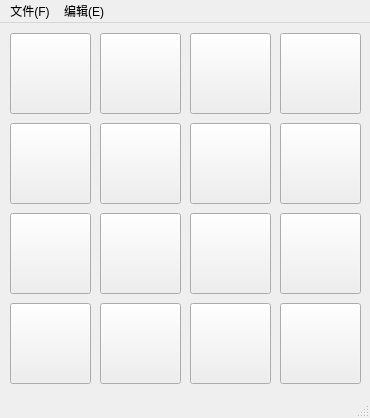
<?xml version="1.0" encoding="UTF-8"?>
<ui version="4.0">
 <class>QtWidgetsApplication1Class</class>
 <widget class="QMainWindow" name="QtWidgetsApplication1Class">
  <property name="geometry">
   <rect>
    <x>0</x>
    <y>0</y>
    <width>370</width>
    <height>418</height>
   </rect>
  </property>
  <property name="windowTitle">
   <string>数字华容道</string>
  </property>
  <widget class="QWidget" name="centralWidget">
   <widget class="QPushButton" name="_1">
    <property name="geometry">
     <rect>
      <x>10</x>
      <y>10</y>
      <width>81</width>
      <height>81</height>
     </rect>
    </property>
    <property name="font">
     <font>
      <pointsize>36</pointsize>
     </font>
    </property>
    <property name="text">
     <string/>
    </property>
   </widget>
   <widget class="QPushButton" name="_2">
    <property name="geometry">
     <rect>
      <x>100</x>
      <y>10</y>
      <width>81</width>
      <height>81</height>
     </rect>
    </property>
    <property name="font">
     <font>
      <pointsize>36</pointsize>
     </font>
    </property>
    <property name="text">
     <string/>
    </property>
   </widget>
   <widget class="QPushButton" name="_3">
    <property name="geometry">
     <rect>
      <x>190</x>
      <y>10</y>
      <width>81</width>
      <height>81</height>
     </rect>
    </property>
    <property name="font">
     <font>
      <pointsize>36</pointsize>
     </font>
    </property>
    <property name="text">
     <string/>
    </property>
   </widget>
   <widget class="QPushButton" name="_4">
    <property name="geometry">
     <rect>
      <x>280</x>
      <y>10</y>
      <width>81</width>
      <height>81</height>
     </rect>
    </property>
    <property name="font">
     <font>
      <pointsize>36</pointsize>
     </font>
    </property>
    <property name="text">
     <string/>
    </property>
   </widget>
   <widget class="QPushButton" name="_8">
    <property name="geometry">
     <rect>
      <x>280</x>
      <y>100</y>
      <width>81</width>
      <height>81</height>
     </rect>
    </property>
    <property name="font">
     <font>
      <pointsize>36</pointsize>
     </font>
    </property>
    <property name="text">
     <string/>
    </property>
   </widget>
   <widget class="QPushButton" name="_6">
    <property name="geometry">
     <rect>
      <x>100</x>
      <y>100</y>
      <width>81</width>
      <height>81</height>
     </rect>
    </property>
    <property name="font">
     <font>
      <pointsize>36</pointsize>
     </font>
    </property>
    <property name="text">
     <string/>
    </property>
   </widget>
   <widget class="QPushButton" name="_7">
    <property name="geometry">
     <rect>
      <x>190</x>
      <y>100</y>
      <width>81</width>
      <height>81</height>
     </rect>
    </property>
    <property name="font">
     <font>
      <pointsize>36</pointsize>
     </font>
    </property>
    <property name="text">
     <string/>
    </property>
   </widget>
   <widget class="QPushButton" name="_5">
    <property name="geometry">
     <rect>
      <x>10</x>
      <y>100</y>
      <width>81</width>
      <height>81</height>
     </rect>
    </property>
    <property name="font">
     <font>
      <pointsize>36</pointsize>
     </font>
    </property>
    <property name="text">
     <string/>
    </property>
   </widget>
   <widget class="QPushButton" name="_12">
    <property name="geometry">
     <rect>
      <x>280</x>
      <y>190</y>
      <width>81</width>
      <height>81</height>
     </rect>
    </property>
    <property name="font">
     <font>
      <pointsize>36</pointsize>
     </font>
    </property>
    <property name="text">
     <string/>
    </property>
   </widget>
   <widget class="QPushButton" name="_10">
    <property name="geometry">
     <rect>
      <x>100</x>
      <y>190</y>
      <width>81</width>
      <height>81</height>
     </rect>
    </property>
    <property name="font">
     <font>
      <pointsize>36</pointsize>
     </font>
    </property>
    <property name="text">
     <string/>
    </property>
   </widget>
   <widget class="QPushButton" name="_11">
    <property name="geometry">
     <rect>
      <x>190</x>
      <y>190</y>
      <width>81</width>
      <height>81</height>
     </rect>
    </property>
    <property name="font">
     <font>
      <pointsize>36</pointsize>
     </font>
    </property>
    <property name="text">
     <string/>
    </property>
   </widget>
   <widget class="QPushButton" name="_9">
    <property name="geometry">
     <rect>
      <x>10</x>
      <y>190</y>
      <width>81</width>
      <height>81</height>
     </rect>
    </property>
    <property name="font">
     <font>
      <pointsize>36</pointsize>
     </font>
    </property>
    <property name="text">
     <string/>
    </property>
   </widget>
   <widget class="QPushButton" name="_16">
    <property name="geometry">
     <rect>
      <x>280</x>
      <y>280</y>
      <width>81</width>
      <height>81</height>
     </rect>
    </property>
    <property name="font">
     <font>
      <pointsize>36</pointsize>
     </font>
    </property>
    <property name="text">
     <string/>
    </property>
   </widget>
   <widget class="QPushButton" name="_14">
    <property name="geometry">
     <rect>
      <x>100</x>
      <y>280</y>
      <width>81</width>
      <height>81</height>
     </rect>
    </property>
    <property name="font">
     <font>
      <pointsize>36</pointsize>
     </font>
    </property>
    <property name="text">
     <string/>
    </property>
   </widget>
   <widget class="QPushButton" name="_15">
    <property name="geometry">
     <rect>
      <x>190</x>
      <y>280</y>
      <width>81</width>
      <height>81</height>
     </rect>
    </property>
    <property name="font">
     <font>
      <pointsize>36</pointsize>
     </font>
    </property>
    <property name="text">
     <string/>
    </property>
   </widget>
   <widget class="QPushButton" name="_13">
    <property name="geometry">
     <rect>
      <x>10</x>
      <y>280</y>
      <width>81</width>
      <height>81</height>
     </rect>
    </property>
    <property name="font">
     <font>
      <pointsize>36</pointsize>
     </font>
    </property>
    <property name="text">
     <string/>
    </property>
   </widget>
  </widget>
  <widget class="QStatusBar" name="statusBar"/>
  <widget class="QMenuBar" name="menuBar">
   <property name="geometry">
    <rect>
     <x>0</x>
     <y>0</y>
     <width>370</width>
     <height>20</height>
    </rect>
   </property>
   <widget class="QMenu" name="menu">
    <property name="title">
     <string>文件(F)</string>
    </property>
    <addaction name="newfile"/>
    <addaction name="openfile"/>
    <addaction name="save"/>
    <addaction name="gen"/>
   </widget>
   <widget class="QMenu" name="menu_E">
    <property name="title">
     <string>编辑(E)</string>
    </property>
    <addaction name="solve"/>
    <addaction name="setting"/>
   </widget>
   <addaction name="menu"/>
   <addaction name="menu_E"/>
  </widget>
  <action name="newfile">
   <property name="icon">
    <iconset theme="QIcon::ThemeIcon::DocumentNew"/>
   </property>
   <property name="text">
    <string>新建(N)</string>
   </property>
   <property name="shortcut">
    <string>Ctrl+N</string>
   </property>
  </action>
  <action name="openfile">
   <property name="icon">
    <iconset theme="QIcon::ThemeIcon::FolderNew"/>
   </property>
   <property name="text">
    <string>打开(O)</string>
   </property>
   <property name="shortcut">
    <string>Ctrl+O</string>
   </property>
  </action>
  <action name="setting">
   <property name="icon">
    <iconset theme="QIcon::ThemeIcon::DriveOptical"/>
   </property>
   <property name="text">
    <string>设置(P)</string>
   </property>
   <property name="shortcut">
    <string>Ctrl+P</string>
   </property>
  </action>
  <action name="gen">
   <property name="icon">
    <iconset theme="QIcon::ThemeIcon::EditCopy"/>
   </property>
   <property name="text">
    <string>生成(G)</string>
   </property>
   <property name="shortcut">
    <string>Ctrl+G</string>
   </property>
  </action>
  <action name="save">
   <property name="icon">
    <iconset theme="QIcon::ThemeIcon::DocumentSave"/>
   </property>
   <property name="text">
    <string>保存(S)</string>
   </property>
   <property name="shortcut">
    <string>Ctrl+S</string>
   </property>
  </action>
  <action name="solve">
   <property name="icon">
    <iconset theme="QIcon::ThemeIcon::GoDown"/>
   </property>
   <property name="text">
    <string>求解(P)</string>
   </property>
   <property name="shortcut">
    <string>Ctrl+P</string>
   </property>
  </action>
 </widget>
 <layoutdefault spacing="6" margin="11"/>
 <resources>
  <include location="QtWidgetsApplication1.qrc"/>
 </resources>
 <connections>
  <connection>
   <sender>_1</sender>
   <signal>clicked()</signal>
   <receiver>QtWidgetsApplication1Class</receiver>
   <slot>_1Clicked()</slot>
   <hints>
    <hint type="sourcelabel">
     <x>43</x>
     <y>59</y>
    </hint>
    <hint type="destinationlabel">
     <x>50</x>
     <y>43</y>
    </hint>
   </hints>
  </connection>
  <connection>
   <sender>_2</sender>
   <signal>clicked()</signal>
   <receiver>QtWidgetsApplication1Class</receiver>
   <slot>_2Clicked()</slot>
   <hints>
    <hint type="sourcelabel">
     <x>135</x>
     <y>61</y>
    </hint>
    <hint type="destinationlabel">
     <x>193</x>
     <y>21</y>
    </hint>
   </hints>
  </connection>
  <connection>
   <sender>_3</sender>
   <signal>clicked()</signal>
   <receiver>QtWidgetsApplication1Class</receiver>
   <slot>_3Clicked()</slot>
   <hints>
    <hint type="sourcelabel">
     <x>223</x>
     <y>62</y>
    </hint>
    <hint type="destinationlabel">
     <x>292</x>
     <y>23</y>
    </hint>
   </hints>
  </connection>
  <connection>
   <sender>_4</sender>
   <signal>clicked()</signal>
   <receiver>QtWidgetsApplication1Class</receiver>
   <slot>_4Clicked()</slot>
   <hints>
    <hint type="sourcelabel">
     <x>311</x>
     <y>76</y>
    </hint>
    <hint type="destinationlabel">
     <x>370</x>
     <y>48</y>
    </hint>
   </hints>
  </connection>
  <connection>
   <sender>_5</sender>
   <signal>clicked()</signal>
   <receiver>QtWidgetsApplication1Class</receiver>
   <slot>_5Clicked()</slot>
   <hints>
    <hint type="sourcelabel">
     <x>53</x>
     <y>153</y>
    </hint>
    <hint type="destinationlabel">
     <x>3</x>
     <y>128</y>
    </hint>
   </hints>
  </connection>
  <connection>
   <sender>_6</sender>
   <signal>clicked()</signal>
   <receiver>QtWidgetsApplication1Class</receiver>
   <slot>_6Clicked()</slot>
   <hints>
    <hint type="sourcelabel">
     <x>143</x>
     <y>150</y>
    </hint>
    <hint type="destinationlabel">
     <x>95</x>
     <y>121</y>
    </hint>
   </hints>
  </connection>
  <connection>
   <sender>_7</sender>
   <signal>clicked()</signal>
   <receiver>QtWidgetsApplication1Class</receiver>
   <slot>_7Clicked()</slot>
   <hints>
    <hint type="sourcelabel">
     <x>227</x>
     <y>132</y>
    </hint>
    <hint type="destinationlabel">
     <x>186</x>
     <y>116</y>
    </hint>
   </hints>
  </connection>
  <connection>
   <sender>_8</sender>
   <signal>clicked()</signal>
   <receiver>QtWidgetsApplication1Class</receiver>
   <slot>_8Clicked()</slot>
   <hints>
    <hint type="sourcelabel">
     <x>317</x>
     <y>158</y>
    </hint>
    <hint type="destinationlabel">
     <x>272</x>
     <y>114</y>
    </hint>
   </hints>
  </connection>
  <connection>
   <sender>_9</sender>
   <signal>clicked()</signal>
   <receiver>QtWidgetsApplication1Class</receiver>
   <slot>_9Clicked()</slot>
   <hints>
    <hint type="sourcelabel">
     <x>49</x>
     <y>248</y>
    </hint>
    <hint type="destinationlabel">
     <x>1</x>
     <y>204</y>
    </hint>
   </hints>
  </connection>
  <connection>
   <sender>_10</sender>
   <signal>clicked()</signal>
   <receiver>QtWidgetsApplication1Class</receiver>
   <slot>_10Clicked()</slot>
   <hints>
    <hint type="sourcelabel">
     <x>161</x>
     <y>262</y>
    </hint>
    <hint type="destinationlabel">
     <x>97</x>
     <y>203</y>
    </hint>
   </hints>
  </connection>
  <connection>
   <sender>_11</sender>
   <signal>clicked()</signal>
   <receiver>QtWidgetsApplication1Class</receiver>
   <slot>_11Clicked()</slot>
   <hints>
    <hint type="sourcelabel">
     <x>237</x>
     <y>248</y>
    </hint>
    <hint type="destinationlabel">
     <x>185</x>
     <y>208</y>
    </hint>
   </hints>
  </connection>
  <connection>
   <sender>_12</sender>
   <signal>clicked()</signal>
   <receiver>QtWidgetsApplication1Class</receiver>
   <slot>_12Clicked()</slot>
   <hints>
    <hint type="sourcelabel">
     <x>316</x>
     <y>245</y>
    </hint>
    <hint type="destinationlabel">
     <x>277</x>
     <y>204</y>
    </hint>
   </hints>
  </connection>
  <connection>
   <sender>_13</sender>
   <signal>clicked()</signal>
   <receiver>QtWidgetsApplication1Class</receiver>
   <slot>_13Clicked()</slot>
   <hints>
    <hint type="sourcelabel">
     <x>49</x>
     <y>346</y>
    </hint>
    <hint type="destinationlabel">
     <x>2</x>
     <y>297</y>
    </hint>
   </hints>
  </connection>
  <connection>
   <sender>_14</sender>
   <signal>clicked()</signal>
   <receiver>QtWidgetsApplication1Class</receiver>
   <slot>_14Clicked()</slot>
   <hints>
    <hint type="sourcelabel">
     <x>149</x>
     <y>329</y>
    </hint>
    <hint type="destinationlabel">
     <x>98</x>
     <y>295</y>
    </hint>
   </hints>
  </connection>
  <connection>
   <sender>_15</sender>
   <signal>clicked()</signal>
   <receiver>QtWidgetsApplication1Class</receiver>
   <slot>_15Clicked()</slot>
   <hints>
    <hint type="sourcelabel">
     <x>214</x>
     <y>344</y>
    </hint>
    <hint type="destinationlabel">
     <x>183</x>
     <y>296</y>
    </hint>
   </hints>
  </connection>
  <connection>
   <sender>_16</sender>
   <signal>clicked()</signal>
   <receiver>QtWidgetsApplication1Class</receiver>
   <slot>_16Clicked()</slot>
   <hints>
    <hint type="sourcelabel">
     <x>314</x>
     <y>332</y>
    </hint>
    <hint type="destinationlabel">
     <x>276</x>
     <y>293</y>
    </hint>
   </hints>
  </connection>
 </connections>
 <slots>
  <slot>BtnClicked()</slot>
  <slot>_1Clicked()</slot>
  <slot>_2Clicked()</slot>
  <slot>_3Clicked()</slot>
  <slot>_4Clicked()</slot>
  <slot>_5Clicked()</slot>
  <slot>_6Clicked()</slot>
  <slot>_7Clicked()</slot>
  <slot>_8Clicked()</slot>
  <slot>_9Clicked()</slot>
  <slot>_10Clicked()</slot>
  <slot>_11Clicked()</slot>
  <slot>_12Clicked()</slot>
  <slot>_13Clicked()</slot>
  <slot>_14Clicked()</slot>
  <slot>_15Clicked()</slot>
  <slot>_16Clicked()</slot>
 </slots>
</ui>
